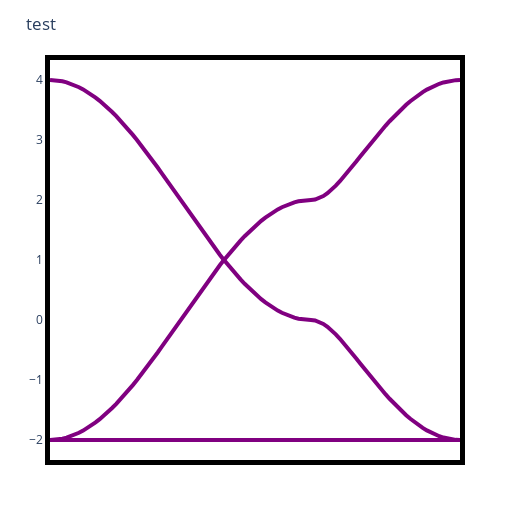

The code cell stored with this chart in its notebook:
### Code cell
let nps::Int = 100, t1Δ = 1.0, t2Δ = 1.0, t3Δ = 1.0, t1∇ = 1.0, t2∇ = 1.0, t3∇ = 1.0
    p::Params = Params(t1Δ, t2Δ, t3Δ, t1∇, t2∇, t3∇)
    println("t1Δ = ", p.t1Δ)
    println("t2Δ = ", p.t2Δ)
    println("t3Δ = ", p.t3Δ)
    println("t1∇ = ", p.t1∇)
    println("t2∇ = ", p.t2∇)
    println("t3∇ = ", p.t3∇)
    
    kpath_nodes::Vector{SVector{2, Float64}} = [high_symmetry_points["Γ"], 
                    high_symmetry_points["K"], 
                    high_symmetry_points["M"], 
                    high_symmetry_points["Γ"]];
    kpath_fbz::Vector{Vector{Float64}} = interpolate(kpath_nodes, nps);
    kpath_fbz = [SVector{2, Float64}(v) for v ∈ kpath_fbz]
    plot_simple_kagome_bands(;p = p, seedname = "Standard K Path", kpath = kpath_fbz, title = Nothing)
end

### Figure 1 — Plotly figure (JSON) as saved in the notebook; plotly's stock layout.template omitted (floating-point values rounded to 4 significant figures)
{"data": [{"line": {"color": "purple", "width": 4}, "mode": "lines", "type": "scatter", "x": [1, 2, 3, 4, 5, 6, 7, 8, 9, 10, 11, 12, 13, 14, 15, 16, 17, 18, 19, 20, 21, 22, 23, 24, 25, 26, 27, 28, 29, 30, 31, 32, 33, 34, 35, 36, 37, 38, 39, 40, 41, 42, 43, 44, 45, 46, 47, 48, 49, 50, 51, 52, 53, 54, 55, 56, 57, 58, 59, 60, 61, 62, 63, 64, 65, 66, 67, 68, 69, 70, 71, 72, 73, 74, 75, 76, 77, 78, 79, 80, 81, 82, 83, 84, 85, 86, 87, 88, 89, 90, 91, 92, 93, 94, 95, 96, 97, 98, 99, 100], "y": [-2.0, -2.0, -2.0, -2.0, -2.0, -2.0, -2, -2.0, -2.0, -2.0, -2.0, -2.0, -2.0, -2, -2.0, -2.0, -2.0, -2.0, -2.0, -2.0, -2.0, -2.0, -2.0, -2.0, -2.0, -2.0, -2.0, -2.0, -2, -2.0, -2.0, -2.0, -2, -2, -2, -2.0, -2.0, -2, -2.0, -2, -2.0, -2, -2.0, -2, -2.0, -2, -2.0, -2, -2, -2.0, -2, -2.0, -2.0, -2.0, -2.0, -2.0, -2, -2.0, -2.0, -2.0, -2.0, -2.0, -2.0, -2.0, -2.0, -2.0, -2, -2.0, -2.0, -2.0, -2.0, -2.0, -2.0, -2.0, -2.0, -2.0, -2.0, -2.0, -2.0, -2, -2.0, -2.0, -2.0, -2.0, -2.0, -2.0, -2.0, -2.0, -2.0, -2.0, -2.0, -2.0, -2.0, -2.0, -2.0, -2.0, -2.0, -2.0, -2.0, -2.0]}, {"line": {"color": "purple", "width": 4}, "mode": "lines", "type": "scatter", "x": [1, 2, 3, 4, 5, 6, 7, 8, 9, 10, 11, 12, 13, 14, 15, 16, 17, 18, 19, 20, 21, 22, 23, 24, 25, 26, 27, 28, 29, 30, 31, 32, 33, 34, 35, 36, 37, 38, 39, 40, 41, 42, 43, 44, 45, 46, 47, 48, 49, 50, 51, 52, 53, 54, 55, 56, 57, 58, 59, 60, 61, 62, 63, 64, 65, 66, 67, 68, 69, 70, 71, 72, 73, 74, 75, 76, 77, 78, 79, 80, 81, 82, 83, 84, 85, 86, 87, 88, 89, 90, 91, 92, 93, 94, 95, 96, 97, 98, 99, 100], "y": [-2.0, -1.998, -1.99, -1.978, -1.96, -1.938, -1.911, -1.879, -1.843, -1.802, -1.756, -1.707, -1.652, -1.594, -1.532, -1.466, -1.396, -1.323, -1.247, -1.167, -1.085, -1.0, -0.9124, -0.8226, -0.7307, -0.637, -0.5417, -0.445, -0.3473, -0.2487, -0.1495, -0.04986, 0.04986, 0.1495, 0.2487, 0.3473, 0.445, 0.5417, 0.637, 0.7307, 0.8226, 0.9124, 1.0, 0.9149, 0.8325, 0.753, 0.6766, 0.6035, 0.5339, 0.4679, 0.4057, 0.3475, 0.2934, 0.2436, 0.1981, 0.157, 0.1206, 0.08885, 0.06185, 0.03966, 0.02234, 0.009938, 0.002486, 4.663e-15, -0.007582, -0.02994, -0.06597, -0.1141, -0.1725, -0.2393, -0.3128, -0.3913, -0.4736, -0.5585, -0.6449, -0.7321, -0.8192, -0.9058, -0.9912, -1.075, -1.157, -1.236, -1.313, -1.386, -1.457, -1.524, -1.587, -1.646, -1.701, -1.752, -1.798, -1.84, -1.877, -1.909, -1.937, -1.96, -1.977, -1.99, -1.997, -2.0]}, {"line": {"color": "purple", "width": 4}, "mode": "lines", "type": "scatter", "x": [1, 2, 3, 4, 5, 6, 7, 8, 9, 10, 11, 12, 13, 14, 15, 16, 17, 18, 19, 20, 21, 22, 23, 24, 25, 26, 27, 28, 29, 30, 31, 32, 33, 34, 35, 36, 37, 38, 39, 40, 41, 42, 43, 44, 45, 46, 47, 48, 49, 50, 51, 52, 53, 54, 55, 56, 57, 58, 59, 60, 61, 62, 63, 64, 65, 66, 67, 68, 69, 70, 71, 72, 73, 74, 75, 76, 77, 78, 79, 80, 81, 82, 83, 84, 85, 86, 87, 88, 89, 90, 91, 92, 93, 94, 95, 96, 97, 98, 99, 100], "y": [4, 3.998, 3.99, 3.978, 3.96, 3.938, 3.911, 3.879, 3.843, 3.802, 3.756, 3.707, 3.652, 3.594, 3.532, 3.466, 3.396, 3.323, 3.247, 3.167, 3.085, 3.0, 2.912, 2.823, 2.731, 2.637, 2.542, 2.445, 2.347, 2.249, 2.149, 2.05, 1.95, 1.851, 1.751, 1.653, 1.555, 1.458, 1.363, 1.269, 1.177, 1.088, 1, 1.085, 1.167, 1.247, 1.323, 1.396, 1.466, 1.532, 1.594, 1.652, 1.707, 1.756, 1.802, 1.843, 1.879, 1.911, 1.938, 1.96, 1.978, 1.99, 1.998, 2.0, 2.008, 2.03, 2.066, 2.114, 2.173, 2.239, 2.313, 2.391, 2.474, 2.558, 2.645, 2.732, 2.819, 2.906, 2.991, 3.075, 3.157, 3.236, 3.313, 3.386, 3.457, 3.524, 3.587, 3.646, 3.701, 3.752, 3.798, 3.84, 3.877, 3.909, 3.937, 3.96, 3.977, 3.99, 3.997, 4]}], "layout": {"height": 510, "margin": {"b": 50, "l": 50, "r": 50, "t": 60}, "plot_bgcolor": "rgba(0,0,0,0)", "showlegend": false, "title": "test", "width": 510, "xaxis": {"linecolor": "black", "linewidth": 5, "mirror": true, "showgrid": true, "showline": true, "showticklabels": false}, "yaxis": {"linecolor": "black", "linewidth": 5, "mirror": true, "showgrid": true, "showline": true, "showticklabels": true}}}
